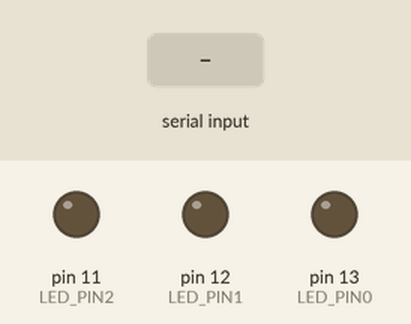
This sketch was run on a simulated Arduino Uno, built with avr-gcc and run on an emulated ATmega328P. On the bench: output pins drawn as LEDs (lit = HIGH). Inputs (shaded band) come from the test bench.

Above: at 1.2 s.
1.3 s: "P" received over Serial
At 2.0 s:
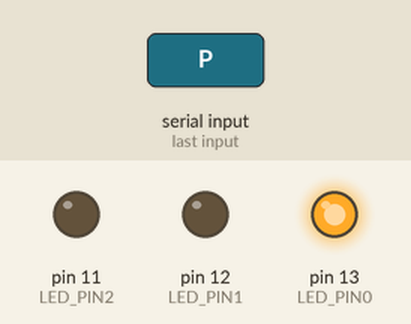
2.8 s: "C" received over Serial
At 3.1 s:
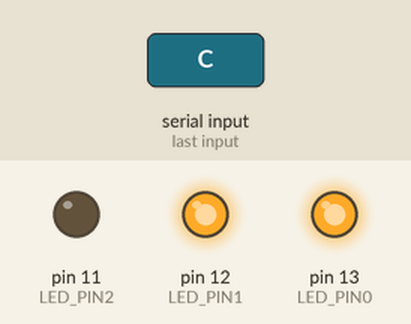
4.3 s: "D" received over Serial
At 5.5 s:
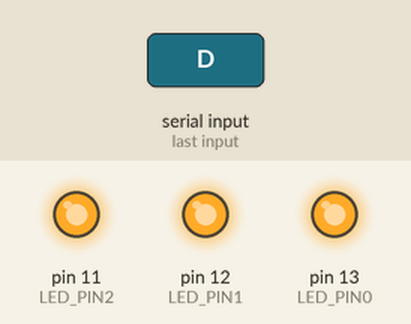
5.8 s: "X" received over Serial
At 6.6 s:
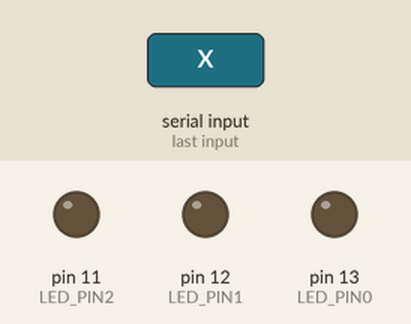
7.3 s: "C" received over Serial
At 7.7 s:
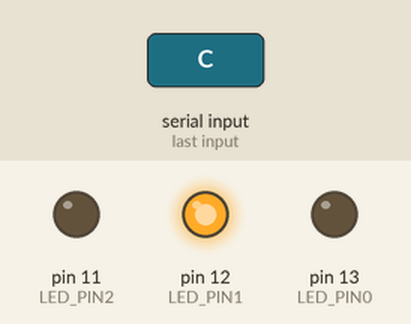
8.8 s: "0" received over Serial
At 10.1 s:
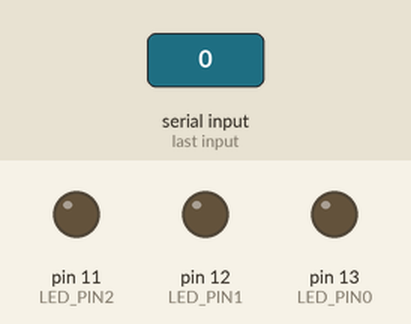
Timing chart, 0 to 11.3 s (numbered marks = the images above; inputs shaded):
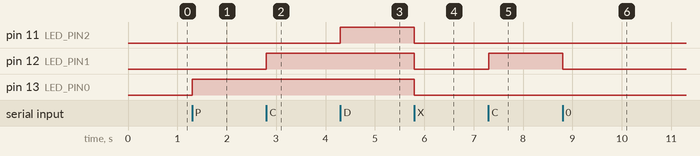

The sketch:

sketch_feb25a.ino
```cpp
#define LED_PIN0 13// Define the pin for the LED (Change if using a different pin)
#define LED_PIN1 12//
#define LED_PIN2 11//

void setup() {
    pinMode(LED_PIN0, OUTPUT);  // Set LED pin as output
    pinMode(LED_PIN1, OUTPUT);
    pinMode(LED_PIN2, OUTPUT);
    Serial.begin(9600);  // Start serial communication at 9600 baud rate
}

void loop() {
    if (Serial.available() > 0) {  // Check if data is available from Python
        char receivedChar = Serial.read();  // Read the incoming character

        if (receivedChar == 'P') {

            digitalWrite(LED_PIN0, HIGH);
            delay(5);

        } else if (receivedChar == 'C') {

            digitalWrite(LED_PIN1, HIGH);
             delay(5);
        }
         else if (receivedChar == 'D') {

            digitalWrite(LED_PIN2, HIGH);
             delay(5);
        }
         else if (receivedChar == 'X' || receivedChar == '0') {

            digitalWrite(LED_PIN0, LOW);  // Turn OFF LED
            digitalWrite(LED_PIN1, LOW);
            digitalWrite(LED_PIN2, LOW);
        }
    }
}
```

Measured:
- after the input at 1.3 s, pin 13 (LED_PIN0): LOW → HIGH at once
- after the input at 2.8 s, pin 12 (LED_PIN1): LOW → HIGH at once
- after the input at 4.3 s, pin 11 (LED_PIN2): LOW → HIGH at once
- after the input at 5.8 s, pin 11 (LED_PIN2), pin 12 (LED_PIN1), pin 13 (LED_PIN0): HIGH → LOW at once
- after the input at 7.3 s, pin 12 (LED_PIN1): LOW → HIGH at once
- after the input at 8.8 s, pin 12 (LED_PIN1): HIGH → LOW at once
